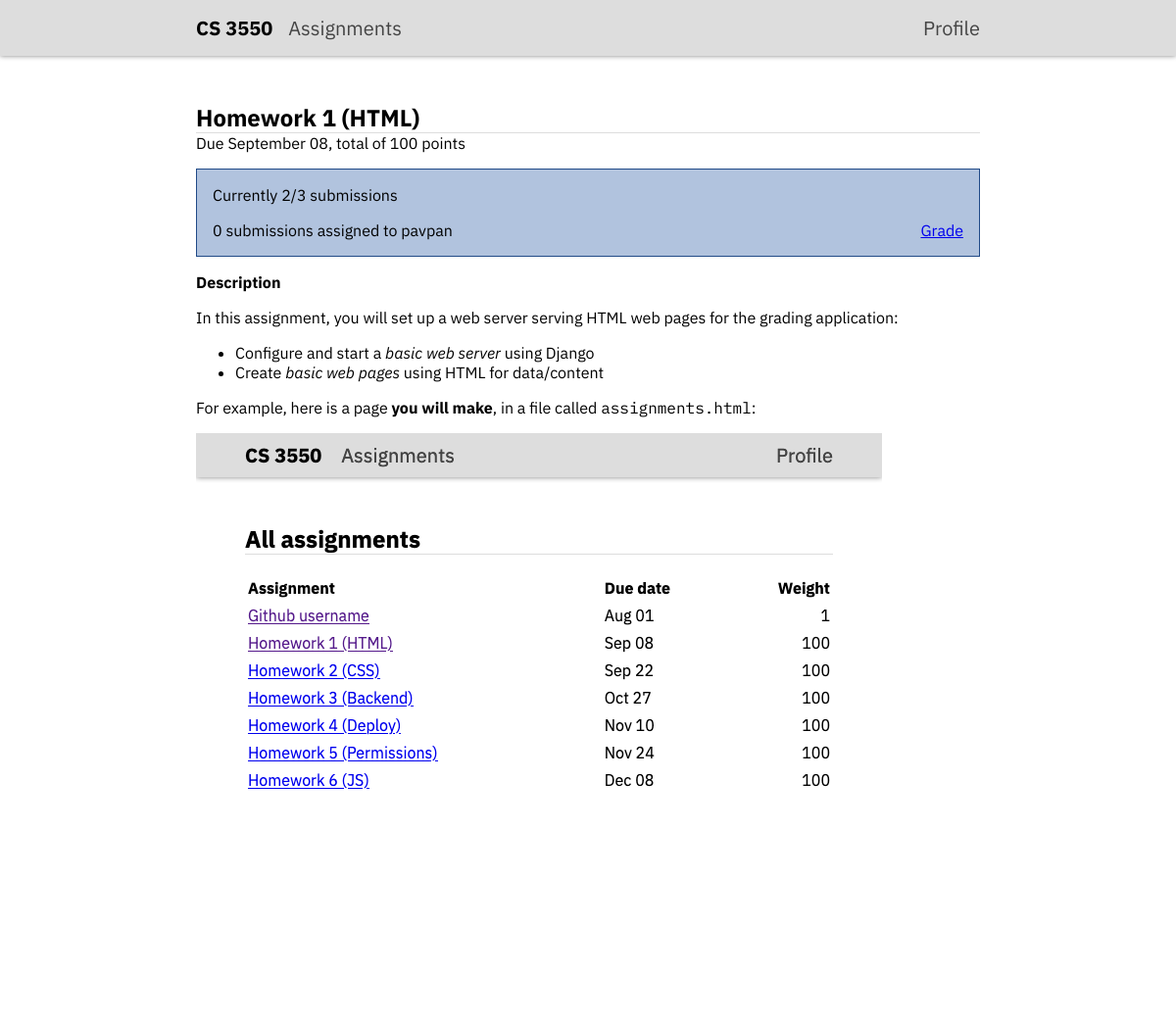
/2/ (signed in), run on the app's committed database.
### grades/models.py (models this page shows)
class Assignment(models.Model):
    title = models.CharField(max_length=200)
    description = models.TextField(blank=True)
    deadline = models.DateTimeField()
    weight = models.IntegerField(default=100)
    points = models.IntegerField(default=100)

### grades/views.py (the view, shortened to what this page needs)
# urls.py: path("<int:assignment_id>/", views.index),
@login_required
def index(request, assignment_id):
    try:
        status = ""
        numStudents = models.Group.objects.get(name="Students").user_set.count()
        assignment = models.Assignment.objects.get(id = assignment_id)
        mySubmissions = models.Submission.objects.filter(grader_id = request.user.id).filter(assignment = assignment).count()
        submission = models.Submission.objects.filter(author_id=request.user.id).filter(assignment = assignment).first()
        context = {
            'assignment': assignment,
            'totalsubmissions': assignment.submission_set.all().count(),
            'mysubmissions': mySubmissions,
            'students': numStudents,
            'user': request.user,
            'is_ta': not is_student(request.user),
            'status': status,
            'submission': submission,
        }
        return render(request, 'index.html', context)
    except models.Assignment.DoesNotExist:
        raise Http404("assignment does not exist")

### grades/views.py (called while the page is built)
def is_student(user):
    return user.groups.filter(name="Students").exists()

### grades/templates/index.html (shortened to what this page needs)
{% include "header.html" with title=assignment.title %}
<main>
    <div class="title">
        <h2>{{assignment.title}}</h2>
        <p>Due {{assignment.deadline|date:"F d"}}, total of {{assignment.points}} point{{assignment.points|pluralize}}</p>
    </div>
    <div class="action-card">
        {% if is_ta == True %}
        <p>Currently {{totalsubmissions}}/{{students}} submission{{students|pluralize}}</p>
        <div>
            <p>{{mysubmissions}} submission{{mysubmissions|pluralize}} assigned to {{user}}</p>
            <a href="/{{assignment.id}}/submissions" title="assignment submission page">Grade</a>
        </div>
        {% endif %}
    </div>
    <h3>Description</h3>
    {{assignment.description|safe}}
</main>

### static/main.css (style rules this page uses)
* { font-family: 'IBM Plex Sans', sans-serif; line-height: 1.25; font-size: 100%; }
code { font-family: 'IBM Plex Mono', monospace; }
h2 { font-size: 150%; border-bottom: 1px solid #ddd; }
h3 { font-size: 100%; margin-bottom: 1rem; }
.action-card { background-color: #b1c3de; margin-bottom: 1rem; border: 1px solid #204a87; }
.action-card > p { padding: 1rem; padding-bottom: 0; }
.action-card div { display: flex; justify-content: space-between; margin: 0; padding: 1rem; }
div h2 { margin:0; }
.title { margin-bottom: 1rem; }
div p { margin: 0; }
p { margin-bottom: 1rem; }
main { max-width: 50rem; margin: auto; padding-right: 1rem; padding-left: 1rem; }
img { max-width: 100%; margin-right:0; }

### data on the page
Assignment: title "Homework 1 (HTML)", deadline "September 08", points "100", description "In this assignment, you will set up a web server serving HTML web pages for the grading application: Configure and start a basic web server using Django Create basic web pages using HTML for data/content For example, here is a page you will make , in a file called assignments.html :", description (picture)

### other printed values
{{ totalsubmissions }} "2"
{{ students }} "3"
{{ mysubmissions }} "0"
{{ user }} "pavpan"
